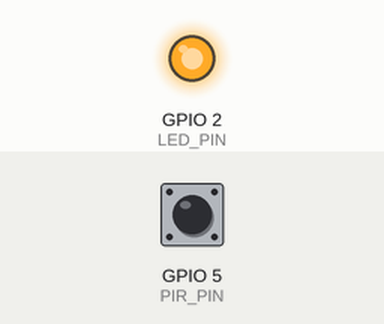
This sketch was run on a simulated ESP32. Shown: output pins drawn as LEDs (lit = HIGH). Dashed ring = blinking. Inputs (shaded band) come from the test bench; at power-on: GPIO 5 (PIR_PIN) HIGH. WiFi joins after 1.5 s; servers stay silent unless stated; web services answer with replies made up by the test bench; what the sketch prints to the serial monitor is not drawn.

Above: at 2.7 s.
2.8 s: GPIO 5 (PIR_PIN) driven LOW
At 3.7 s:
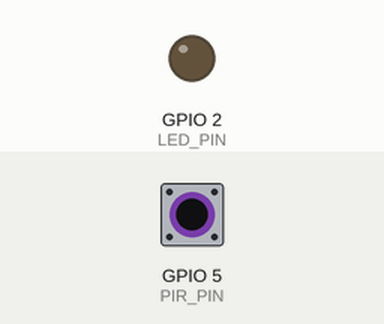
4.7 s: GPIO 5 (PIR_PIN) driven HIGH
At 5.1 s:
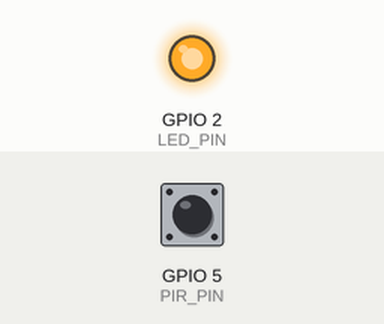
7.7 s: GPIO 5 (PIR_PIN) pulsed LOW 2 times (0.12 s each, 0.3 s apart)
At 7.91 s:
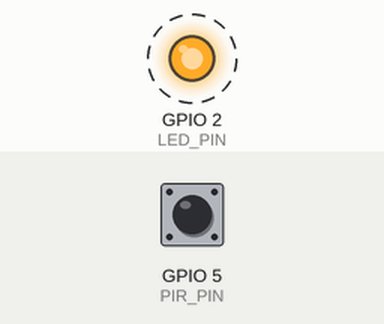
11.3 s: GPIO 5 (PIR_PIN) pulsed LOW 2 times (0.12 s each, 0.3 s apart)
At 12.4 s:
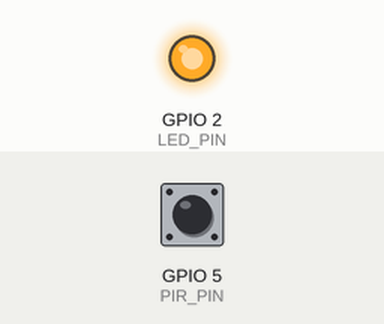
Timing chart, 0 to 14.3 s (numbered marks = the images above; inputs shaded):
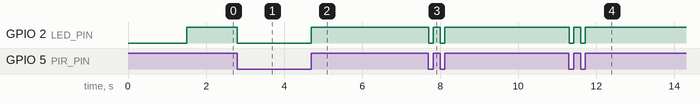

The sketch:

code.ino
```cpp
#include <WiFi.h>
#include <HTTPClient.h>

#define PIR_PIN 5
#define LED_PIN 2

// WiFi credentials
const char* ssid = "TON_SSID_2.4GHz";
const char* password = "TON_MOT_DE_PASSE";

// ThingSpeak API key
String apiKey = "QFFVQ0KN51FUHFP7";

unsigned long previousThingSpeakMillis = 0;
const unsigned long thingSpeakInterval = 15000; // 15s

int motion = 0;

void setup() {
  Serial.begin(115200);
  pinMode(PIR_PIN, INPUT);
  pinMode(LED_PIN, OUTPUT);

  WiFi.begin(ssid, password);
  Serial.print("Connecting to WiFi");
  while (WiFi.status() != WL_CONNECTED) {
    delay(500);
    Serial.print(".");
  }
  Serial.println("\n✅ WiFi Connected");
}

void loop() {
  unsigned long currentMillis = millis();

  // ===== Read PIR sensor continuously =====
  motion = digitalRead(PIR_PIN);
  Serial.println(motion ? "🚶 Motion detected" : "No motion");
  digitalWrite(LED_PIN, motion ? HIGH : LOW);

  // ===== Send to ThingSpeak every 15s =====
  if (currentMillis - previousThingSpeakMillis >= thingSpeakInterval) {
    previousThingSpeakMillis = currentMillis;

    if (WiFi.status() == WL_CONNECTED) {
      HTTPClient http;
      String url = "http://api.thingspeak.com/update?api_key=" + apiKey +
                   "&field1=" + String(motion); // 1 = motion, 0 = no motion
      http.begin(url);
      int httpCode = http.GET();
      http.end();

      Serial.println(httpCode > 0 ? "📤 Data sent to ThingSpeak" : "❌ Failed to send");
    }
  }
}
```

Measured:
- after the input at 2.8 s, GPIO 2 (LED_PIN): HIGH → LOW at once
- after the input at 4.7 s, GPIO 2 (LED_PIN): LOW → HIGH at once
- after the input at 7.7 s, GPIO 2 (LED_PIN): alternates HIGH for 0.18 s and LOW for 0.12 s, 4 changes in all, then stays HIGH, starting at once
- after the input at 11.3 s, GPIO 2 (LED_PIN): alternates HIGH for 0.18 s and LOW for 0.12 s, 4 changes in all, then stays HIGH, starting at once
